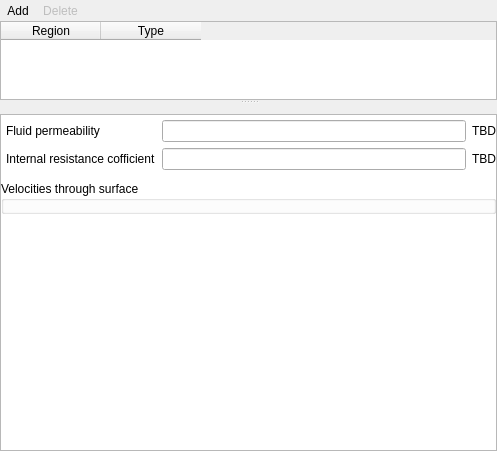
<?xml version="1.0" encoding="UTF-8"?>
<ui version="4.0">
 <class>internal_surfaces</class>
 <widget class="QWidget" name="internal_surfaces">
  <property name="geometry">
   <rect>
    <x>0</x>
    <y>0</y>
    <width>497</width>
    <height>451</height>
   </rect>
  </property>
  <property name="windowTitle">
   <string>Internal Surfaces</string>
  </property>
  <property name="styleSheet">
   <string notr="true"/>
  </property>
  <layout class="QVBoxLayout" name="verticalLayout">
   <property name="spacing">
    <number>0</number>
   </property>
   <property name="leftMargin">
    <number>0</number>
   </property>
   <property name="topMargin">
    <number>0</number>
   </property>
   <property name="rightMargin">
    <number>0</number>
   </property>
   <property name="bottomMargin">
    <number>0</number>
   </property>
   <item>
    <widget class="QSplitter" name="splitter">
     <property name="orientation">
      <enum>Qt::Vertical</enum>
     </property>
     <widget class="QFrame" name="top_frame">
      <property name="sizePolicy">
       <sizepolicy hsizetype="Expanding" vsizetype="MinimumExpanding">
        <horstretch>0</horstretch>
        <verstretch>0</verstretch>
       </sizepolicy>
      </property>
      <property name="maximumSize">
       <size>
        <width>16777215</width>
        <height>100</height>
       </size>
      </property>
      <property name="frameShape">
       <enum>QFrame::NoFrame</enum>
      </property>
      <property name="frameShadow">
       <enum>QFrame::Plain</enum>
      </property>
      <layout class="QVBoxLayout" name="verticalLayout_3">
       <property name="spacing">
        <number>0</number>
       </property>
       <property name="leftMargin">
        <number>0</number>
       </property>
       <property name="topMargin">
        <number>0</number>
       </property>
       <property name="rightMargin">
        <number>0</number>
       </property>
       <property name="bottomMargin">
        <number>0</number>
       </property>
       <item>
        <widget class="QFrame" name="frame_add_delete">
         <property name="frameShape">
          <enum>QFrame::NoFrame</enum>
         </property>
         <property name="frameShadow">
          <enum>QFrame::Plain</enum>
         </property>
         <layout class="QHBoxLayout" name="horizontalLayout_7">
          <property name="spacing">
           <number>0</number>
          </property>
          <property name="leftMargin">
           <number>0</number>
          </property>
          <property name="topMargin">
           <number>0</number>
          </property>
          <property name="rightMargin">
           <number>0</number>
          </property>
          <property name="bottomMargin">
           <number>0</number>
          </property>
          <item>
           <layout class="QHBoxLayout" name="horizontalLayout">
            <item>
             <widget class="QToolButton" name="toolbutton_add">
              <property name="toolTip">
               <string>Define new point source over one or more regions</string>
              </property>
              <property name="text">
               <string>Add</string>
              </property>
              <property name="autoRaise">
               <bool>true</bool>
              </property>
             </widget>
            </item>
            <item>
             <widget class="QToolButton" name="toolbutton_delete">
              <property name="enabled">
               <bool>false</bool>
              </property>
              <property name="toolTip">
               <string>Delete point source for region</string>
              </property>
              <property name="text">
               <string>Delete</string>
              </property>
              <property name="autoRaise">
               <bool>true</bool>
              </property>
             </widget>
            </item>
            <item>
             <spacer name="horizontalSpacer">
              <property name="orientation">
               <enum>Qt::Horizontal</enum>
              </property>
              <property name="sizeHint" stdset="0">
               <size>
                <width>40</width>
                <height>20</height>
               </size>
              </property>
             </spacer>
            </item>
           </layout>
          </item>
         </layout>
        </widget>
       </item>
       <item>
        <widget class="QTableWidget" name="tablewidget_regions">
         <property name="maximumSize">
          <size>
           <width>16777215</width>
           <height>100</height>
          </size>
         </property>
         <property name="selectionMode">
          <enum>QAbstractItemView::SingleSelection</enum>
         </property>
         <property name="selectionBehavior">
          <enum>QAbstractItemView::SelectRows</enum>
         </property>
         <attribute name="horizontalHeaderHighlightSections">
          <bool>false</bool>
         </attribute>
         <attribute name="verticalHeaderVisible">
          <bool>false</bool>
         </attribute>
         <column>
          <property name="text">
           <string>Region</string>
          </property>
         </column>
         <column>
          <property name="text">
           <string>Type</string>
          </property>
         </column>
        </widget>
       </item>
      </layout>
     </widget>
     <widget class="QFrame" name="bottom_frame">
      <property name="sizePolicy">
       <sizepolicy hsizetype="Expanding" vsizetype="Expanding">
        <horstretch>0</horstretch>
        <verstretch>0</verstretch>
       </sizepolicy>
      </property>
      <property name="frameShape">
       <enum>QFrame::NoFrame</enum>
      </property>
      <property name="frameShadow">
       <enum>QFrame::Plain</enum>
      </property>
      <layout class="QGridLayout" name="gridLayout_15">
       <property name="leftMargin">
        <number>0</number>
       </property>
       <property name="topMargin">
        <number>10</number>
       </property>
       <property name="rightMargin">
        <number>0</number>
       </property>
       <property name="bottomMargin">
        <number>0</number>
       </property>
       <item row="0" column="0">
        <layout class="QHBoxLayout" name="horizontalLayout_2"/>
       </item>
       <item row="1" column="0">
        <widget class="QScrollArea" name="scrollarea_detail">
         <property name="sizePolicy">
          <sizepolicy hsizetype="Expanding" vsizetype="MinimumExpanding">
           <horstretch>0</horstretch>
           <verstretch>0</verstretch>
          </sizepolicy>
         </property>
         <property name="minimumSize">
          <size>
           <width>0</width>
           <height>0</height>
          </size>
         </property>
         <property name="styleSheet">
          <string notr="true">QWidget#detail_pane {background-color: white}</string>
         </property>
         <property name="widgetResizable">
          <bool>true</bool>
         </property>
         <widget class="QWidget" name="detail_pane">
          <property name="geometry">
           <rect>
            <x>0</x>
            <y>0</y>
            <width>488</width>
            <height>323</height>
           </rect>
          </property>
          <layout class="QVBoxLayout" name="verticalLayout_4">
           <property name="leftMargin">
            <number>0</number>
           </property>
           <property name="topMargin">
            <number>0</number>
           </property>
           <property name="rightMargin">
            <number>0</number>
           </property>
           <property name="bottomMargin">
            <number>0</number>
           </property>
           <item>
            <layout class="QVBoxLayout" name="verticalLayout_2">
             <item>
              <widget class="QFrame" name="frame_fluid_parameters">
               <property name="frameShape">
                <enum>QFrame::NoFrame</enum>
               </property>
               <property name="frameShadow">
                <enum>QFrame::Plain</enum>
               </property>
               <layout class="QGridLayout" name="gridLayout_3">
                <property name="leftMargin">
                 <number>5</number>
                </property>
                <property name="topMargin">
                 <number>5</number>
                </property>
                <property name="rightMargin">
                 <number>0</number>
                </property>
                <property name="bottomMargin">
                 <number>5</number>
                </property>
                <item row="1" column="0">
                 <widget class="QLabel" name="label_is_pc_2">
                  <property name="text">
                   <string>Internal resistance cofficient</string>
                  </property>
                 </widget>
                </item>
                <item row="0" column="0">
                 <widget class="QLabel" name="label_is_pc_1">
                  <property name="text">
                   <string>Fluid permeability</string>
                  </property>
                 </widget>
                </item>
                <item row="0" column="2">
                 <widget class="QLabel" name="label_is_pc_1_units">
                  <property name="text">
                   <string>TBD</string>
                  </property>
                 </widget>
                </item>
                <item row="0" column="1">
                 <widget class="LineEdit" name="lineedit_keyword_is_pc_args_IS_1"/>
                </item>
                <item row="1" column="2">
                 <widget class="QLabel" name="label_is_pc_2_units">
                  <property name="text">
                   <string>TBD</string>
                  </property>
                 </widget>
                </item>
                <item row="1" column="1">
                 <widget class="LineEdit" name="lineedit_keyword_is_pc_args_IS_2"/>
                </item>
               </layout>
              </widget>
             </item>
             <item>
              <widget class="QGroupBox" name="groupbox_solids_velocities">
               <property name="title">
                <string>Velocities through surface</string>
               </property>
               <property name="flat">
                <bool>true</bool>
               </property>
               <layout class="QGridLayout" name="gridLayout_5">
                <property name="leftMargin">
                 <number>0</number>
                </property>
                <property name="topMargin">
                 <number>10</number>
                </property>
                <property name="rightMargin">
                 <number>0</number>
                </property>
                <property name="bottomMargin">
                 <number>0</number>
                </property>
               </layout>
              </widget>
             </item>
            </layout>
           </item>
           <item>
            <spacer name="verticalSpacer">
             <property name="orientation">
              <enum>Qt::Vertical</enum>
             </property>
             <property name="sizeHint" stdset="0">
              <size>
               <width>20</width>
               <height>40</height>
              </size>
             </property>
            </spacer>
           </item>
          </layout>
         </widget>
        </widget>
       </item>
      </layout>
     </widget>
    </widget>
   </item>
  </layout>
 </widget>
 <customwidgets>
  <customwidget>
   <class>LineEdit</class>
   <extends>QLineEdit</extends>
   <header>widgets/base</header>
  </customwidget>
 </customwidgets>
 <resources/>
 <connections/>
</ui>
